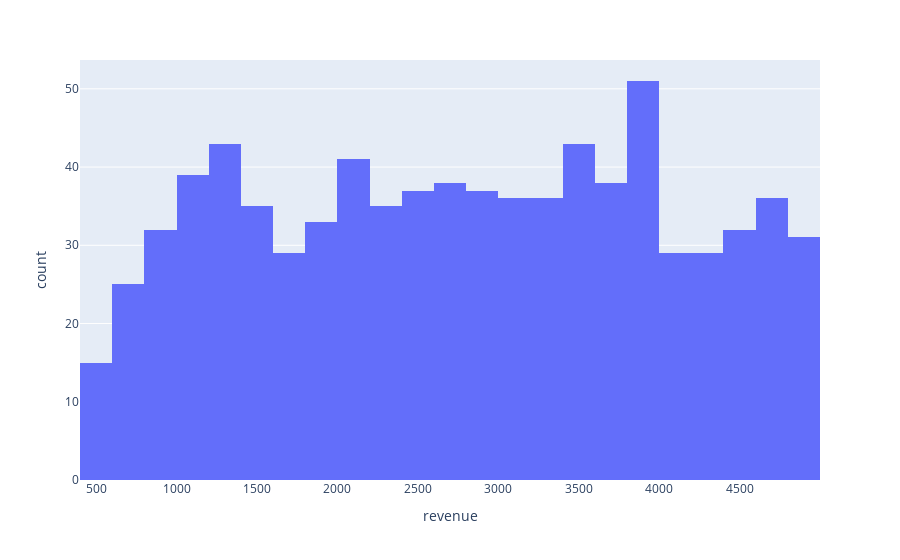

Write notebook code for a chart like this one.
### Code cell
px.histogram(data_frame = data, x='revenue')

### Figure 1 — Plotly figure (JSON) as saved in the notebook; plotly's stock layout.template omitted (floating-point values rounded to 4 significant figures; data arrays with more than 128 entries replaced by an {"elided": "..."} marker saying what was removed)
{"data": [{"alignmentgroup": "True", "bingroup": "x", "hovertemplate": "revenue=%{x}<br>count=%{y}<extra></extra>", "legendgroup": "", "marker": {"color": "#636efa", "pattern": {"shape": ""}}, "name": "", "offsetgroup": "", "orientation": "v", "showlegend": false, "type": "histogram", "x": {"elided": "800 int values"}, "xaxis": "x", "yaxis": "y"}], "layout": {"autosize": true, "barmode": "relative", "legend": {"tracegroupgap": 0}, "margin": {"t": 60}, "xaxis": {"anchor": "y", "autorange": true, "domain": [0, 1], "range": [399.5, 5000.0], "title": {"text": "revenue"}, "type": "linear"}, "yaxis": {"anchor": "x", "autorange": true, "domain": [0, 1], "range": [0, 53.68], "title": {"text": "count"}}}}
